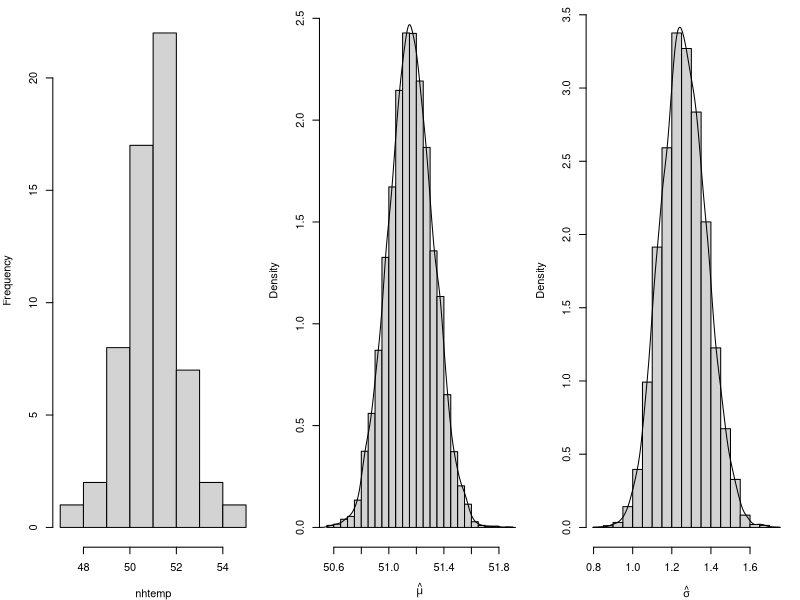
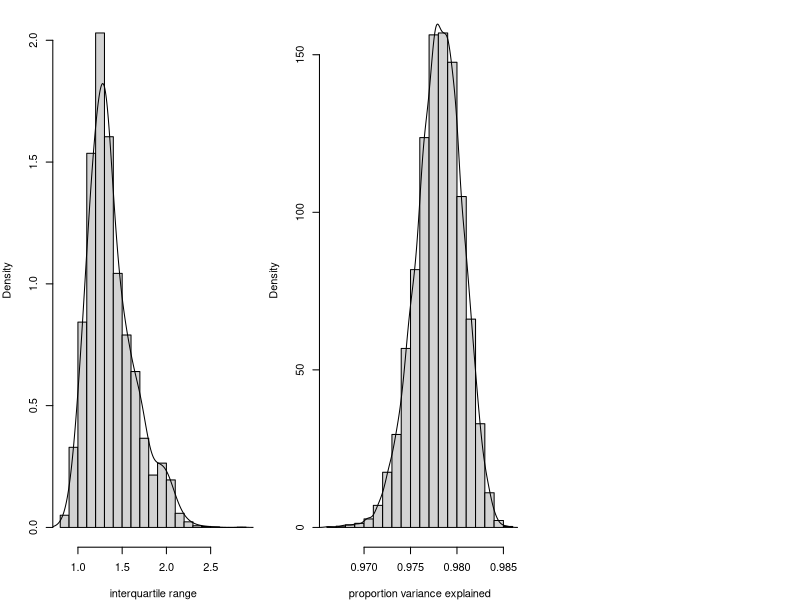
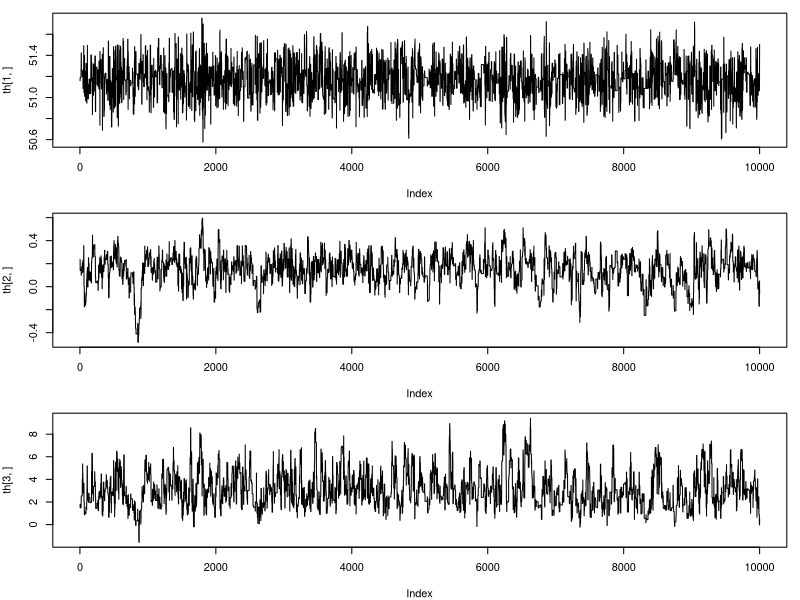
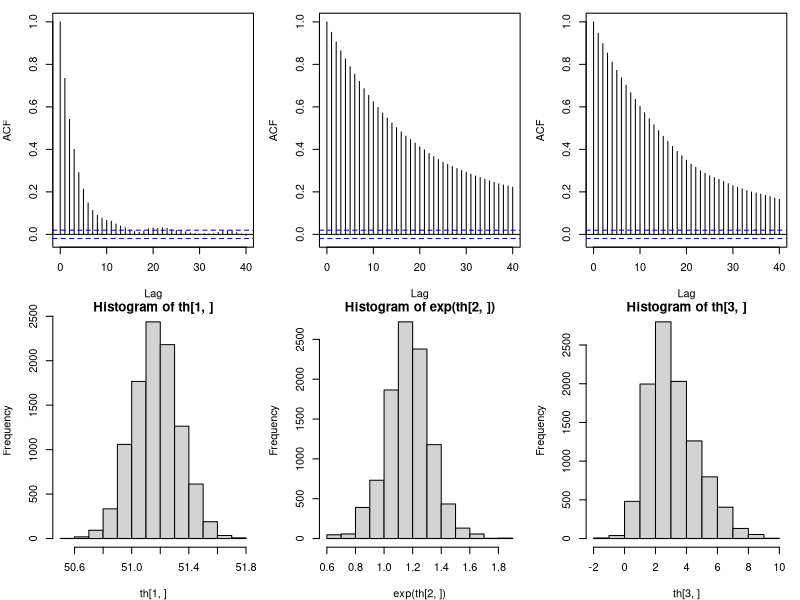
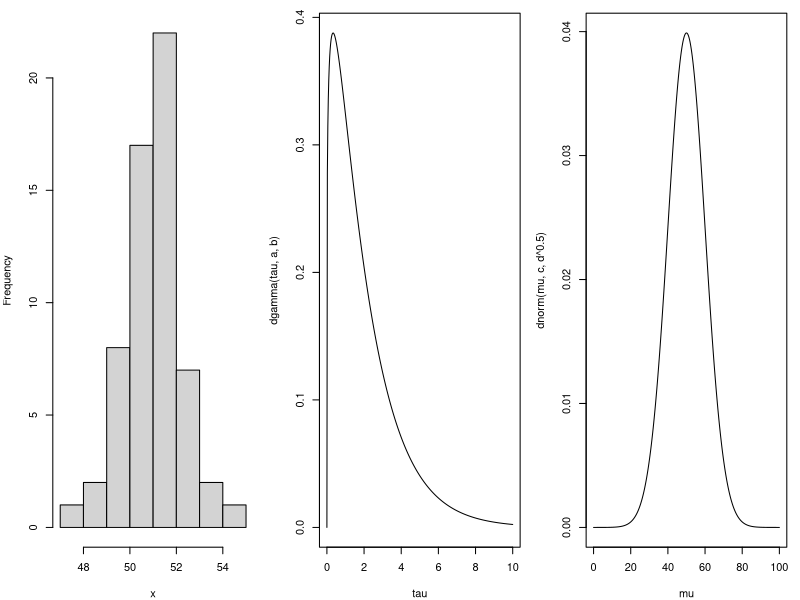
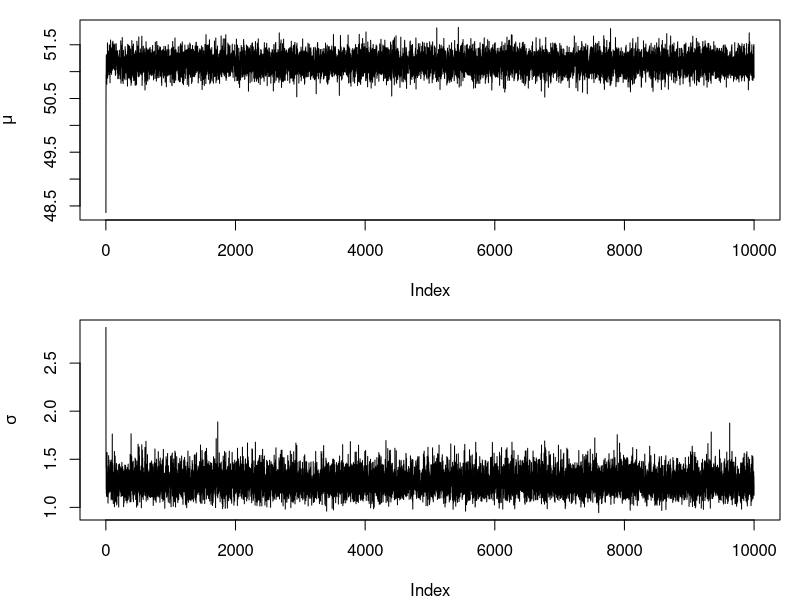
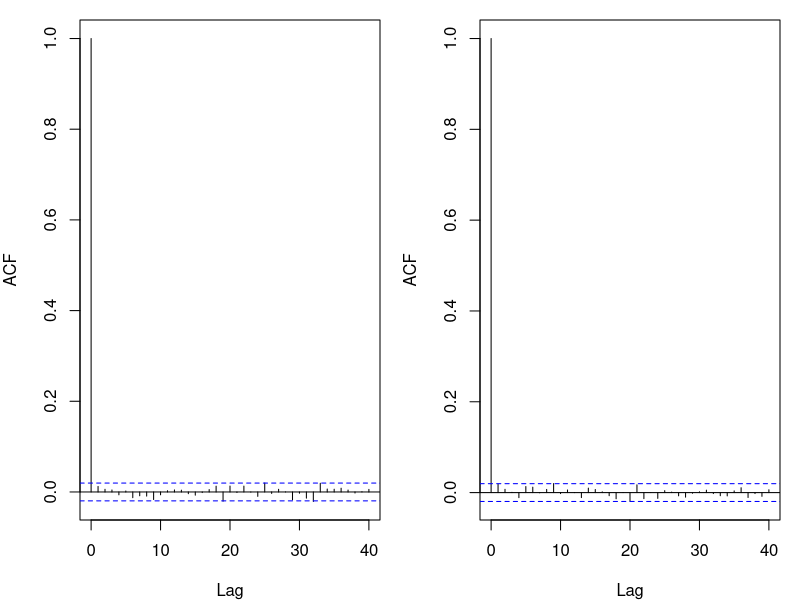
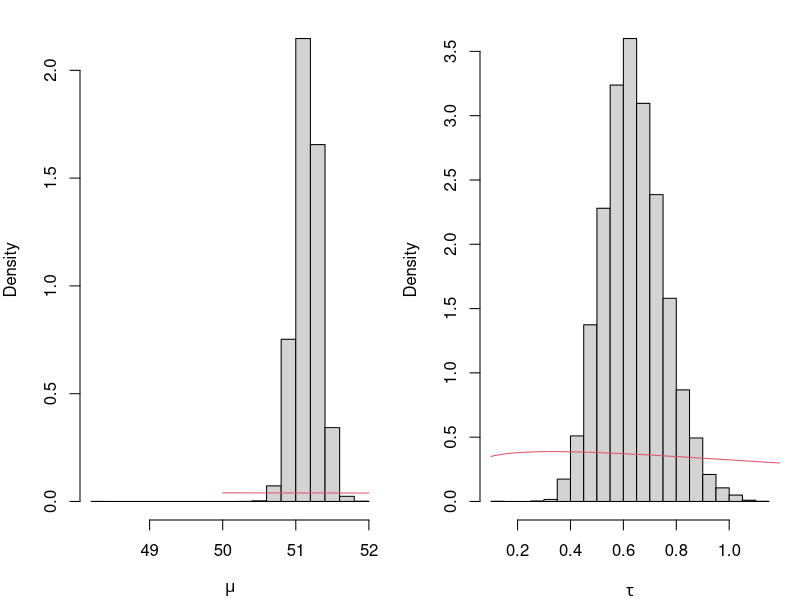

The R source for these figures, in order:
## Parametric bootstrap
setwd("~sw283/lnotes/StatProg/sp-notes")
set.seed(7)

mu <- mean(nhtemp)  ## mean temperature
sd <- sd(nhtemp)    ## standard dev temp
n <- length(nhtemp) ## number of data 
nb <- 10000         ## number of bootstrap samples
sdb <- mub <- rep(0,nb) ## vectors for replicate estimates
for (i in 1:nb) { ## parametric bootstrap loop
  yb <- rnorm(n,mu,sd)  ## generate replicate data
  mub[i] <- mean(yb)    ## estimate mean
  sdb[i] <- sd(yb)      ## and standard deviation
}
ps <- FALSE
if (ps) postscript("nht-para-bs.eps",height=2,width=8)
par(mfrow=c(1,3),mar=c(4,4,1,1))
hist(nhtemp,main="") ## plot data
hist(mub,breaks=20,freq=FALSE,xlab=expression(hat(mu)),main="")
lines(density(mub)) ## distribution of estimated mean
hist(sdb,breaks=20,freq=FALSE,xlab=expression(hat(sigma)),main="")
lines(density(sdb)) ## distribution of estimated sd
if (ps) dev.off()

## check SD
c(sd(mub),sd(nhtemp)/sqrt(n))

quantile(mub,c(.025,.975))
quantile(sdb,c(.025,.975))

## non-parametric boostrap

nb <- 10000; n <- length(nhtemp)
iqb <- rep(0,nb)
for (i in 1:nb) {
  yb <- sample(nhtemp,n,replace=TRUE)
  iqb[i] <- diff(quantile(yb,c(.25,.75)))
}


ps <- FALSE
if (ps) postscript("nht-np-bs.eps",height=3,width=4)
par(mar=c(4,4,1,1))
hist(iqb,main="",xlab="interquartile range",freq=FALSE);
lines(density(iqb,adjust=2))
if (ps) dev.off()

iq <- diff(quantile(nhtemp,c(.25,.75))) ## original iqr
pci <- quantile(iqb,c(.025,.975)) ## 0.25 and 0.975 quantiles of b.s. irq
names(iq) <- names(iq) <- NULL ## avoid confusing names
b <- iq - pci[1]; c <- pci[2] - iq ## get upper and lower interval margins
c(iq-c,iq+b)  ## CI
pci  ## equivalent percentile CI


## multivariate data...

nb <- 10000; n <- nrow(iris)
pvb <- rep(0,nb)
for (i in 1:nb) {
  ii <- sample(1:n,n,replace=TRUE) ## bootstrap resample indices
  V <- cov(iris[ii,1:4]) ## bootstrap cov matrix
  ev <- eigen(V,symmetric=TRUE,only.values=TRUE)$values
  pvb[i] <- sum(ev[1:2])/sum(ev) ## prop var explained by PCA 1 & 2
}

ps <- FALSE
if (ps) postscript("pca-bs.eps",height=3,width=4)
par(mar=c(4,4,1,1))
hist(pvb,main="",xlab="proportion variance explained",freq=FALSE,breaks=20);
lines(density(pvb,adjust=1))
if (ps) dev.off()

## Metropolis Hastings...

ll <- function(theta,temp) { ## log of pi(T|theta)
  mu <- theta[1];sig <- exp(theta[2]) 
  df = 1 + exp(theta[3])
  sum(dt((temp-mu)/sig,df=df,log=TRUE) - log(sig)) ## log likelihood
}

ns <- 10000; th <- matrix(0,3,ns)
th[,1] <- c(mean(nhtemp),log(sd(nhtemp)),log(6)) ## initial parameters
llth <- ll(th[,1],nhtemp)   ## initial log likelihood
lprior.th <- dnorm(th[3,1],mean=3,sd=2,log=TRUE) ## initial prior
p.sd <- c(.5,.1,1.2) ## proposal SD (tuned)
accept <- 0 ## acceptance counter
for (i in 2:ns) { ## MH sampler loop
  thp <- th[,i-1] + rnorm(3)*p.sd ## proposal
  lprior.p <- dnorm(thp[3],mean=3,sd=2,log=TRUE) ## prior for proposal
  llp <- ll(thp,nhtemp) ## log lik of proposal
  if (runif(1) < exp(llp + lprior.p - llth - lprior.th)) { ## accept with MH acceptance prob
    th[,i] <- thp;llth <- llp;lprior.th <- lprior.p ## updating parameters and corresponding probs
    accept <- accept  + 1
  } else { ## reject 
    th[,i] <- th[,i-1] ## leave chain at previous value
  }
}
accept/ns ## about 1/4 is ideal

## check chains...
par(mfrow=c(3,1),mar=c(4,4,1,1))
plot(th[1,],type="l") ## mu
plot(th[2,],type="l") ## log sigma
plot(th[3,],type="l") ## nu - the DoF of t

par(mfrow=c(2,3))
acf(th[1,]);acf(th[2,]);acf(th[3,]);
hist(th[1,]);hist(exp(th[2,]));hist(th[3,]);

pm <- rowMeans(th) ## posterior mean

## transform to original scale...
pm[2:3] <- exp(pm[2:3])
pm[3] <- pm[3] + 1
names(pm) <- c("mu","sig","df")
pm
 
## 95% Credible Intervals...
ci <- apply(th,1,quantile,prob=c(.025,.975))
ci[,2:3] <- exp(ci[,2:3]) ;ci[,3] <- ci[,3]+1
colnames(ci) <- c("mu","sig","df")
ci

## Simple Gibbs...

## check priors and data...
x <- nhtemp ## just to save later typing
a <- 1.2; b <- .6 ## gamma prior shape and scale
c <- 50; d <- 100 ## normal prior mean and variance
## check data and priors...
par(mfrow=c(1,3),mar=c(4,4,1,1))
hist(x,main="")
tau <- seq(0,10,length=400)
plot(tau,dgamma(tau,a,b),type="l")
mu <- seq(0,100,length=400)
plot(mu,dnorm(mu,c,d^.5),type="l")

## Actual sampler...

ns <- 10000 ## number of samples
th <- matrix(0,2,ns) ## sample storage
mu <- 0;tau <- 0 ## initial states
n <- length(x) 
## store constants needed repeatedly...
dn <- d*n;dnx <- dn*mean(x) 

for (i in 1:ns) { ## Gibbs loop
  ## update mu | tau, x ... 
  mu <- rnorm(1,(dnx*tau+c)/(dn*tau+1),sqrt(d/(dn*tau+1)))
  ## update tau | mu, x ... 
  tau <- rgamma(1,n/2+a,sum((x-mu)^2)/2 + b)
  
  th[,i] <- c(mu,1/sqrt(tau)) ## store as mean and sd
}
## Trace plots...
par(mfrow=c(2,1))
## see ?plotmath for adding maths to plots
plot(th[1,],type="l",ylab=expression(mu))
plot(th[2,],type="l",ylab=expression(sigma))

par(mfrow=c(1,2))
acf(th[1,]);acf(th[2,])

## do the data matter....

hist(th[1,],xlab=expression(mu),main="",probability=TRUE) ## posterior for mu
mu <- seq(50,52,length=100)
lines(mu,dnorm(mu,c,d^.5),col=2)  ## prior for mu
hist(1/th[2,]^2,xlab=expression(tau),main="",probability=TRUE) ## posterior for tau
tau <- seq(0.1,1.2,length=100) 
lines(tau,dgamma(tau,a,b),col=2) ## prior for tau = 1/sigma^2
